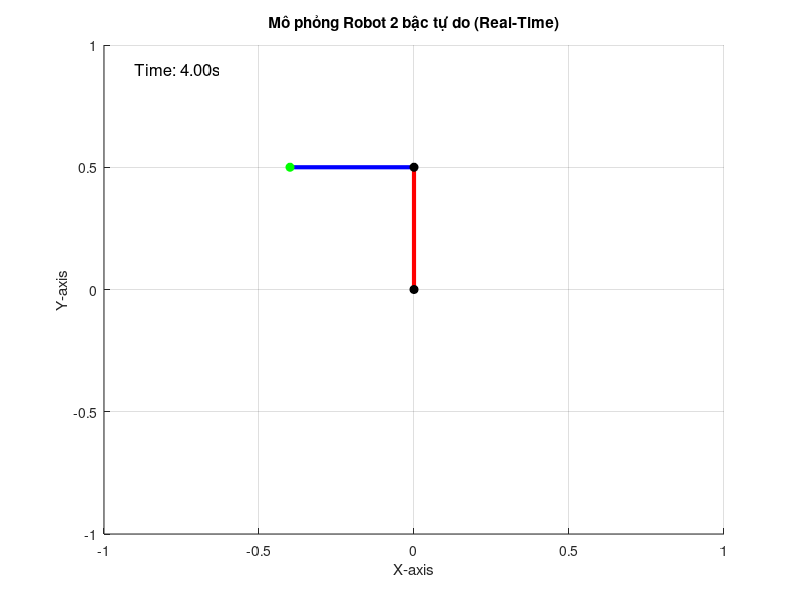

MATLAB code to generate this figure:
clc; clear; close all;
% Thông số robot
m1 = 1; l1 = 0.5; lg1 = 0.25; J1 = 0.5; % Khớp 1
m2 = 1; l2 = 0.4; lg2 = 0.2; J2 = 0.5; % Khớp 2

% Thông số quỹ đạo
t_f = 4; % Thời gian tổng (s)
t_c = 1; % Thời gian tăng tốc (s)
q1_i = 0; q1_f = pi/2; % Góc khớp 1 (rad)
q2_i = pi/6; q2_f = pi/2; % Góc khớp 2 (rad)
q1_ddot_c = pi/6; % Gia tốc cực đại khớp 1 (rad/s^2)
q2_ddot_c = pi/9; % Gia tốc cực đại khớp 2 (rad/s^2)
%q2_f = 0 --> q2_ddot_c = -pi/18
% Chia trục thời gian thành 1000 phần đều nhau từ 0s --> 4s
t = linspace(0, t_f, 1000);

% Khởi tạo quỹ đạo
q1 = zeros(size(t));
q2 = zeros(size(t));

for i = 1:length(t)
    if t(i) <= t_c
        % Giai đoạn tăng tốc
        q1(i) = q1_i + 0.5 * q1_ddot_c * t(i)^2;
        q2(i) = q2_i + 0.5 * q2_ddot_c * t(i)^2;
    elseif t(i) > t_c && t(i) <= t_f - t_c
        % Giai đoạn chuyển động đều
        q1(i) = q1_i + q1_ddot_c * t_c * (t(i) - t_c / 2);
        q2(i) = q2_i + q2_ddot_c * t_c * (t(i) - t_c / 2);
    else
        % Giai đoạn giảm tốc
        q1(i) = q1_f - 0.5 * q1_ddot_c * (t_f - t(i))^2;
        q2(i) = q2_f - 0.5 * q2_ddot_c * (t_f - t(i))^2;
    end
end

% Vẽ robot và mô phỏng real-time
figure; hold on; grid on;
axis([-1, 1, -1, 1]); % Đặt trục
xlabel('X-axis'); ylabel('Y-axis');
title('Mô phỏng Robot 2 bậc tự do (Real-Time)');

% Vẽ khung robot
link1 = plot([0, 0], [0, 0], 'r', 'LineWidth', 3); % Thanh 1
link2 = plot([0, 0], [0, 0], 'b', 'LineWidth', 3); % Thanh 2
joint = plot(0, 0, 'ko', 'MarkerSize', 6, 'MarkerFaceColor', 'k'); % Khớp
end_effector = plot(0, 0, 'go', 'MarkerSize', 6, 'MarkerFaceColor', 'g'); % Đầu cuối

% Hiển thị thời gian
time_display = text(-0.9, 0.9, 'Time: 0.00s', 'FontSize', 12, 'Color', 'k'); % Vị trí và màu chữ

% Mô phỏng chuyển động
disp(q1);
for i = 1:length(t)
    % Góc hiện tại
    theta1 = q1(i);
    theta2 = q2(i);
    
    % Tính tọa độ các điểm
    x1 = l1 * cos(theta1); % Đầu cuối thanh nối 1
    y1 = l1 * sin(theta1);
    x2 = x1 + l2 * cos(theta1 + theta2); % Đầu cuối thanh nối 2
    y2 = y1 + l2 * sin(theta1 + theta2);
    
    % Cập nhật vẽ robot
    set(link1, 'XData', [0, x1], 'YData', [0, y1]); % Thanh 1
    set(link2, 'XData', [x1, x2], 'YData', [y1, y2]); % Thanh 2
    set(joint, 'XData', [0, x1], 'YData', [0, y1]); % Khớp
    set(end_effector, 'XData', x2, 'YData', y2); % Đầu cuối
    
    % Cập nhật hiển thị thời gian
    set(time_display, 'String', sprintf('Time: %.2fs', t(i))); % Hiển thị thời gian thực
    
    % Vẽ real-time
    pause(0.01); % Dừng để hiển thị theo thời gian thực
end
